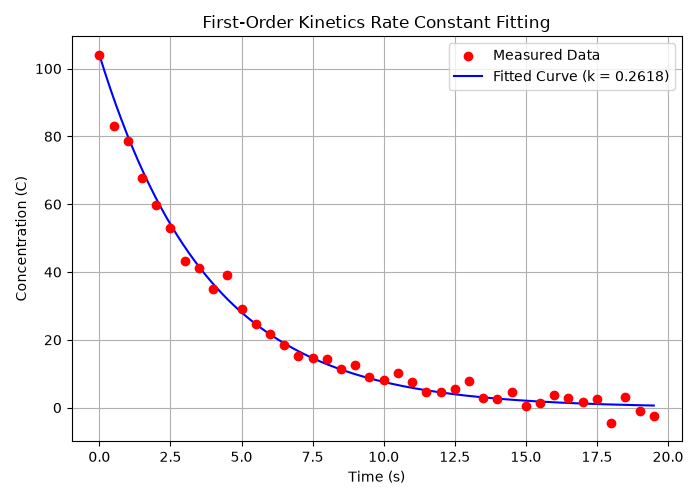

Generate this figure with Python:
import matplotlib.pyplot as plt
import numpy as np
import pandas as pd
from scipy.optimize import minimize
import time

data = pd.read_csv("kinetics.csv")
t = data["time"].values
C_meas = data["concentration"].values

C0 = C_meas[0]

def total_error(k):
    C_pred = C0 * np.exp(-k * t)
    return np.sum((C_meas - C_pred) ** 2)

res = minimize(
    lambda k: total_error(k[0]), x0=[0.5], method="SLSQP", bounds=[(0, 5)]
)
k_fitted = res.x[0]

print(f"Fitted rate constant k = {k_fitted:.4f}")

t_dense = np.linspace(t.min(), t.max(), 200)
C_dense = C0 * np.exp(-k_fitted * t_dense)

plt.figure(figsize=(7, 5))
plt.scatter(t, C_meas, color="red", label="Measured Data", zorder=3)
plt.plot(t_dense, C_dense, color="blue", label=f"Fitted Curve (k = {k_fitted:.4f})")
plt.xlabel("Time (s)")
plt.ylabel("Concentration (C)")
plt.title("First-Order Kinetics Rate Constant Fitting")
plt.legend()
plt.grid(True)
plt.tight_layout()
plt.savefig("kinetics.png")
plt.close()
